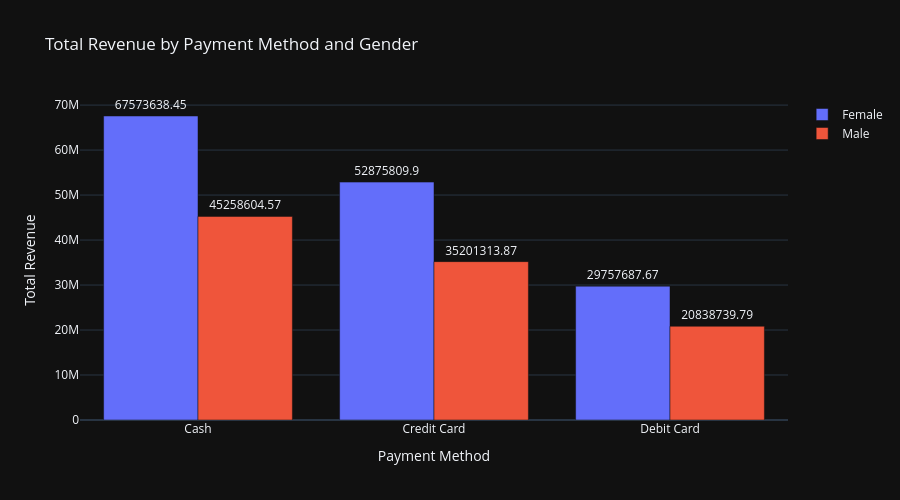

Notebook code cell kept with this figure:
### Code cell
payment_method.columns = ['gender', 'payment_method', 'avg_revenue', 'total_revenue', 'count_orders', 'avg_quantity']

fig = go.Figure()

for gender in payment_method["gender"].unique():
    gender_df = payment_method[payment_method["gender"] == gender]
    fig.add_trace(
        go.Bar(
            x=gender_df["payment_method"],
            y=gender_df["total_revenue"],
            name=gender,  # legend label
            text=gender_df["total_revenue"].round(2),
            textposition="outside"
        )
    )

# --- Layout ---
fig.update_layout(
    barmode="group",  # side-by-side bars
    title="Total Revenue by Payment Method and Gender",
    xaxis_title="Payment Method",
    yaxis_title="Total Revenue",
    template="plotly_dark",
    height=500
)

fig.show()

### Figure 1 — Plotly figure (JSON) as saved in the notebook; plotly's stock layout.template omitted (floating-point values rounded to 4 significant figures)
{"data": [{"name": "Female", "text": [67570000.0, 52880000.0, 29760000.0], "textposition": "outside", "type": "bar", "x": ["Cash", "Credit Card", "Debit Card"], "y": [67570000.0, 52880000.0, 29760000.0]}, {"name": "Male", "text": [45260000.0, 35200000.0, 20840000.0], "textposition": "outside", "type": "bar", "x": ["Cash", "Credit Card", "Debit Card"], "y": [45260000.0, 35200000.0, 20840000.0]}], "layout": {"barmode": "group", "height": 500, "title": {"text": "Total Revenue by Payment Method and Gender"}, "xaxis": {"title": {"text": "Payment Method"}}, "yaxis": {"title": {"text": "Total Revenue"}}}}
